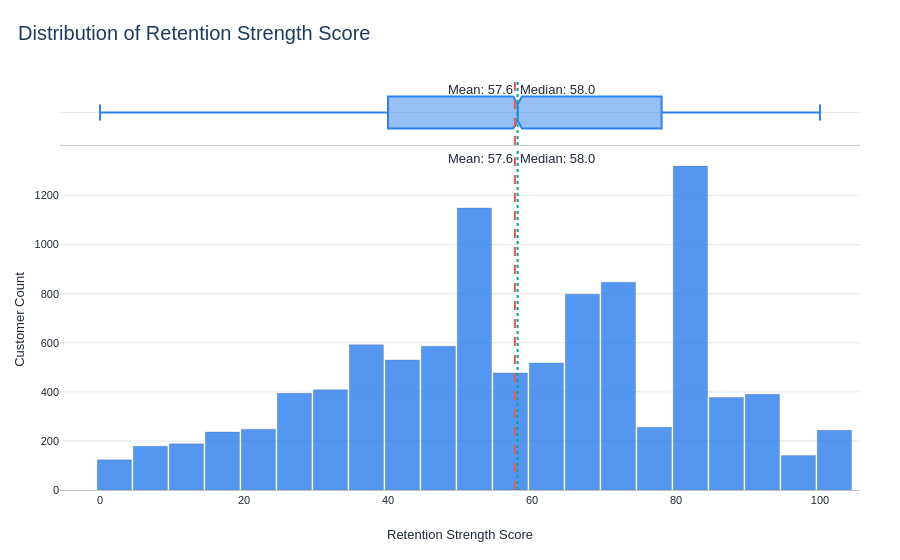

Notebook cell for this chart:
### Markdown cell above
### Seaborn Chart — Retention Strength Score Distribution

### Code cell
# Step 9G: Seaborn + Plotly Interactive Retention Strength Score Distribution
# Visualization stack: Seaborn + Plotly only
# No direct Matplotlib charting logic used

# -----------------------------
# 1. Retention Score Summary
# -----------------------------

retention_score_distribution_summary = pd.DataFrame({
    "Metric": [
        "Minimum Retention Strength Score",
        "Maximum Retention Strength Score",
        "Average Retention Strength Score",
        "Median Retention Strength Score",
        "Score Standard Deviation"
    ],
    "Value": [
        df["Retention_Strength_Score"].min(),
        df["Retention_Strength_Score"].max(),
        df["Retention_Strength_Score"].mean(),
        df["Retention_Strength_Score"].median(),
        df["Retention_Strength_Score"].std()
    ]
})

retention_score_distribution_summary["Value"] = (
    retention_score_distribution_summary["Value"].round(2)
)

score_mean = df["Retention_Strength_Score"].mean()
score_median = df["Retention_Strength_Score"].median()

# -----------------------------
# 2. Seaborn Premium Palette
# -----------------------------

score_palette = sns.color_palette(
    [
        BRAND_COLORS["blue"],
        BRAND_COLORS["sky"],
        BRAND_COLORS["teal"]
    ]
).as_hex()

# -----------------------------
# 3. Plotly Interactive Histogram
# -----------------------------

retention_score_distribution_fig = px.histogram(
    df,
    x="Retention_Strength_Score",
    nbins=35,
    marginal="box",
    opacity=0.82,
    color_discrete_sequence=[score_palette[0]],
    labels={
        "Retention_Strength_Score": "Retention Strength Score"
    },
    title="Distribution of Retention Strength Score"
)

retention_score_distribution_fig.update_traces(
    marker=dict(
        line=dict(
            color="rgba(31, 58, 95, 0.25)",
            width=1
        )
    ),
    hovertemplate=(
        "Retention Score Range: %{x}<br>"
        "Customer Count: %{y:,.0f}"
        "<extra></extra>"
    )
)

# Mean reference line
retention_score_distribution_fig.add_vline(
    x=score_mean,
    line_dash="dash",
    line_color=BRAND_COLORS["coral"],
    annotation_text=f"Mean: {score_mean:.1f}",
    annotation_position="top left"
)

# Median reference line
retention_score_distribution_fig.add_vline(
    x=score_median,
    line_dash="dot",
    line_color=BRAND_COLORS["teal"],
    annotation_text=f"Median: {score_median:.1f}",
    annotation_position="top right"
)

retention_score_distribution_fig = apply_premium_plotly_layout(
    retention_score_distribution_fig,
    title="Distribution of Retention Strength Score",
    x_title="Retention Strength Score",
    y_title="Customer Count",
    height=560,
    showlegend=False
)

retention_score_distribution_fig.update_layout(
    bargap=0.05
)

retention_score_distribution_fig.show()

retention_score_distribution_summary

### Figure 1 — Plotly figure (JSON) as saved in the notebook; plotly's stock layout.template omitted (floating-point values rounded to 4 significant figures; data arrays with more than 128 entries replaced by an {"elided": "..."} marker saying what was removed)
{"data": [{"bingroup": "x", "hovertemplate": "Retention Score Range: %{x}<br>Customer Count: %{y:,.0f}<extra></extra>", "legendgroup": "", "marker": {"color": "#2f80ed", "line": {"color": "rgba(31, 58, 95, 0.25)", "width": 1}, "opacity": 0.82, "pattern": {"shape": ""}}, "name": "", "nbinsx": 35, "orientation": "v", "showlegend": false, "type": "histogram", "x": {"elided": "10000 float values"}, "xaxis": "x", "yaxis": "y"}, {"hovertemplate": "Retention Score Range: %{x}<br>Customer Count: %{y:,.0f}<extra></extra>", "legendgroup": "", "marker": {"color": "#2f80ed", "line": {"color": "rgba(31, 58, 95, 0.25)", "width": 1}}, "name": "", "notched": true, "showlegend": false, "type": "box", "x": {"elided": "10000 float values"}, "xaxis": "x2", "yaxis": "y2"}], "layout": {"annotations": [{"showarrow": false, "text": "Mean: 57.6", "x": 57.63, "xanchor": "right", "xref": "x", "y": 1, "yanchor": "top", "yref": "y domain"}, {"showarrow": false, "text": "Mean: 57.6", "x": 57.63, "xanchor": "right", "xref": "x2", "y": 1, "yanchor": "top", "yref": "y2 domain"}, {"showarrow": false, "text": "Median: 58.0", "x": 58, "xanchor": "left", "xref": "x", "y": 1, "yanchor": "top", "yref": "y domain"}, {"showarrow": false, "text": "Median: 58.0", "x": 58, "xanchor": "left", "xref": "x2", "y": 1, "yanchor": "top", "yref": "y2 domain"}], "bargap": 0.05, "barmode": "relative", "height": 560, "legend": {"tracegroupgap": 0}, "shapes": [{"line": {"color": "#EB5757", "dash": "dash"}, "type": "line", "x0": 57.63, "x1": 57.63, "xref": "x", "y0": 0, "y1": 1, "yref": "y domain"}, {"line": {"color": "#EB5757", "dash": "dash"}, "type": "line", "x0": 57.63, "x1": 57.63, "xref": "x2", "y0": 0, "y1": 1, "yref": "y2 domain"}, {"line": {"color": "#00A896", "dash": "dot"}, "type": "line", "x0": 58, "x1": 58, "xref": "x", "y0": 0, "y1": 1, "yref": "y domain"}, {"line": {"color": "#00A896", "dash": "dot"}, "type": "line", "x0": 58, "x1": 58, "xref": "x2", "y0": 0, "y1": 1, "yref": "y2 domain"}], "showlegend": false, "title": {"text": "Distribution of Retention Strength Score"}, "uniformtext": {"minsize": 10, "mode": "hide"}, "xaxis": {"anchor": "y", "domain": [0, 1], "linecolor": "rgba(79, 93, 117, 0.35)", "linewidth": 1, "showline": true, "tickangle": 0, "title": {"text": "Retention Strength Score"}}, "xaxis2": {"anchor": "y2", "domain": [0, 1], "linecolor": "rgba(79, 93, 117, 0.35)", "linewidth": 1, "matches": "x", "showline": true, "showticklabels": false}, "yaxis": {"anchor": "x", "domain": [0, 0.8316], "showline": false, "title": {"text": "Customer Count"}}, "yaxis2": {"anchor": "x2", "domain": [0.8416, 1], "matches": "y2", "showline": false, "showticklabels": false, "ticks": ""}}}
